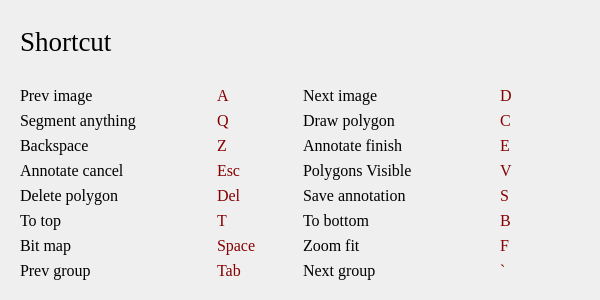
<?xml version="1.0" encoding="UTF-8"?>
<ui version="4.0">
 <class>Dialog</class>
 <widget class="QDialog" name="Dialog">
  <property name="geometry">
   <rect>
    <x>0</x>
    <y>0</y>
    <width>600</width>
    <height>300</height>
   </rect>
  </property>
  <property name="sizePolicy">
   <sizepolicy hsizetype="Preferred" vsizetype="Expanding">
    <horstretch>0</horstretch>
    <verstretch>0</verstretch>
   </sizepolicy>
  </property>
  <property name="minimumSize">
   <size>
    <width>600</width>
    <height>300</height>
   </size>
  </property>
  <property name="maximumSize">
   <size>
    <width>600</width>
    <height>300</height>
   </size>
  </property>
  <property name="font">
   <font>
    <kerning>true</kerning>
   </font>
  </property>
  <property name="windowTitle">
   <string>help</string>
  </property>
  <layout class="QVBoxLayout" name="verticalLayout">
   <item>
    <widget class="QWidget" name="widget" native="true">
     <property name="minimumSize">
      <size>
       <width>0</width>
       <height>60</height>
      </size>
     </property>
     <property name="maximumSize">
      <size>
       <width>16777215</width>
       <height>60</height>
      </size>
     </property>
     <layout class="QHBoxLayout" name="horizontalLayout">
      <item>
       <widget class="QLabel" name="label">
        <property name="font">
         <font>
          <family>Times New Roman</family>
          <pointsize>20</pointsize>
          <weight>50</weight>
          <italic>false</italic>
          <bold>false</bold>
         </font>
        </property>
        <property name="text">
         <string>Shortcut</string>
        </property>
        <property name="textFormat">
         <enum>Qt::AutoText</enum>
        </property>
       </widget>
      </item>
     </layout>
    </widget>
   </item>
   <item>
    <widget class="QWidget" name="widget_2" native="true">
     <property name="font">
      <font>
       <family>Times New Roman</family>
       <pointsize>12</pointsize>
      </font>
     </property>
     <layout class="QGridLayout" name="gridLayout">
      <item row="0" column="1">
       <widget class="QLabel" name="label_7">
        <property name="maximumSize">
         <size>
          <width>80</width>
          <height>16777215</height>
         </size>
        </property>
        <property name="font">
         <font>
          <family>Times New Roman</family>
          <pointsize>12</pointsize>
         </font>
        </property>
        <property name="styleSheet">
         <string notr="true">color: rgb(133, 0, 0);</string>
        </property>
        <property name="text">
         <string>A</string>
        </property>
       </widget>
      </item>
      <item row="0" column="0">
       <widget class="QLabel" name="label_2">
        <property name="font">
         <font>
          <pointsize>12</pointsize>
         </font>
        </property>
        <property name="text">
         <string>Prev image</string>
        </property>
       </widget>
      </item>
      <item row="5" column="1">
       <widget class="QLabel" name="label_15">
        <property name="maximumSize">
         <size>
          <width>80</width>
          <height>16777215</height>
         </size>
        </property>
        <property name="font">
         <font>
          <family>Times New Roman</family>
          <pointsize>12</pointsize>
         </font>
        </property>
        <property name="styleSheet">
         <string notr="true">color: rgb(133, 0, 0);</string>
        </property>
        <property name="text">
         <string>T</string>
        </property>
       </widget>
      </item>
      <item row="0" column="3">
       <widget class="QLabel" name="label_17">
        <property name="maximumSize">
         <size>
          <width>80</width>
          <height>16777215</height>
         </size>
        </property>
        <property name="font">
         <font>
          <family>Times New Roman</family>
          <pointsize>12</pointsize>
         </font>
        </property>
        <property name="styleSheet">
         <string notr="true">color: rgb(133, 0, 0);</string>
        </property>
        <property name="text">
         <string>D</string>
        </property>
       </widget>
      </item>
      <item row="6" column="0">
       <widget class="QLabel" name="label_14">
        <property name="font">
         <font>
          <pointsize>12</pointsize>
         </font>
        </property>
        <property name="text">
         <string>Bit map</string>
        </property>
       </widget>
      </item>
      <item row="6" column="1">
       <widget class="QLabel" name="label_16">
        <property name="maximumSize">
         <size>
          <width>80</width>
          <height>16777215</height>
         </size>
        </property>
        <property name="font">
         <font>
          <family>Times New Roman</family>
          <pointsize>12</pointsize>
         </font>
        </property>
        <property name="styleSheet">
         <string notr="true">color: rgb(133, 0, 0);</string>
        </property>
        <property name="text">
         <string>Space</string>
        </property>
       </widget>
      </item>
      <item row="6" column="2">
       <widget class="QLabel" name="label_11">
        <property name="font">
         <font>
          <pointsize>12</pointsize>
         </font>
        </property>
        <property name="text">
         <string>Zoom fit</string>
        </property>
       </widget>
      </item>
      <item row="6" column="3">
       <widget class="QLabel" name="label_21">
        <property name="maximumSize">
         <size>
          <width>80</width>
          <height>16777215</height>
         </size>
        </property>
        <property name="font">
         <font>
          <family>Times New Roman</family>
          <pointsize>12</pointsize>
         </font>
        </property>
        <property name="styleSheet">
         <string notr="true">color: rgb(133, 0, 0);</string>
        </property>
        <property name="text">
         <string>F</string>
        </property>
       </widget>
      </item>
      <item row="1" column="2">
       <widget class="QLabel" name="label_5">
        <property name="font">
         <font>
          <pointsize>12</pointsize>
         </font>
        </property>
        <property name="text">
         <string>Draw polygon</string>
        </property>
       </widget>
      </item>
      <item row="1" column="0">
       <widget class="QLabel" name="label_4">
        <property name="font">
         <font>
          <pointsize>12</pointsize>
         </font>
        </property>
        <property name="text">
         <string>Segment anything</string>
        </property>
       </widget>
      </item>
      <item row="5" column="2">
       <widget class="QLabel" name="label_9">
        <property name="font">
         <font>
          <pointsize>12</pointsize>
         </font>
        </property>
        <property name="text">
         <string>To bottom</string>
        </property>
       </widget>
      </item>
      <item row="4" column="0">
       <widget class="QLabel" name="label_6">
        <property name="font">
         <font>
          <pointsize>12</pointsize>
         </font>
        </property>
        <property name="text">
         <string>Delete polygon</string>
        </property>
       </widget>
      </item>
      <item row="4" column="2">
       <widget class="QLabel" name="label_10">
        <property name="font">
         <font>
          <pointsize>12</pointsize>
         </font>
        </property>
        <property name="text">
         <string>Save annotation</string>
        </property>
       </widget>
      </item>
      <item row="1" column="3">
       <widget class="QLabel" name="label_18">
        <property name="maximumSize">
         <size>
          <width>80</width>
          <height>16777215</height>
         </size>
        </property>
        <property name="font">
         <font>
          <family>Times New Roman</family>
          <pointsize>12</pointsize>
         </font>
        </property>
        <property name="styleSheet">
         <string notr="true">color: rgb(133, 0, 0);</string>
        </property>
        <property name="text">
         <string>C</string>
        </property>
       </widget>
      </item>
      <item row="4" column="3">
       <widget class="QLabel" name="label_19">
        <property name="maximumSize">
         <size>
          <width>80</width>
          <height>16777215</height>
         </size>
        </property>
        <property name="font">
         <font>
          <family>Times New Roman</family>
          <pointsize>12</pointsize>
         </font>
        </property>
        <property name="styleSheet">
         <string notr="true">color: rgb(133, 0, 0);</string>
        </property>
        <property name="text">
         <string>S</string>
        </property>
       </widget>
      </item>
      <item row="4" column="1">
       <widget class="QLabel" name="label_13">
        <property name="maximumSize">
         <size>
          <width>80</width>
          <height>16777215</height>
         </size>
        </property>
        <property name="font">
         <font>
          <family>Times New Roman</family>
          <pointsize>12</pointsize>
         </font>
        </property>
        <property name="styleSheet">
         <string notr="true">color: rgb(133, 0, 0);</string>
        </property>
        <property name="text">
         <string>Del</string>
        </property>
       </widget>
      </item>
      <item row="1" column="1">
       <widget class="QLabel" name="label_12">
        <property name="maximumSize">
         <size>
          <width>80</width>
          <height>16777215</height>
         </size>
        </property>
        <property name="font">
         <font>
          <family>Times New Roman</family>
          <pointsize>12</pointsize>
         </font>
        </property>
        <property name="styleSheet">
         <string notr="true">color: rgb(133, 0, 0);</string>
        </property>
        <property name="text">
         <string>Q</string>
        </property>
       </widget>
      </item>
      <item row="0" column="2">
       <widget class="QLabel" name="label_3">
        <property name="font">
         <font>
          <pointsize>12</pointsize>
         </font>
        </property>
        <property name="text">
         <string>Next image</string>
        </property>
       </widget>
      </item>
      <item row="2" column="0">
       <widget class="QLabel" name="label_22">
        <property name="font">
         <font>
          <pointsize>12</pointsize>
         </font>
        </property>
        <property name="text">
         <string>Backspace</string>
        </property>
       </widget>
      </item>
      <item row="2" column="1">
       <widget class="QLabel" name="label_23">
        <property name="font">
         <font>
          <family>Times New Roman</family>
          <pointsize>12</pointsize>
         </font>
        </property>
        <property name="styleSheet">
         <string notr="true">color: rgb(133, 0, 0);</string>
        </property>
        <property name="text">
         <string>Z</string>
        </property>
       </widget>
      </item>
      <item row="2" column="3">
       <widget class="QLabel" name="label_25">
        <property name="font">
         <font>
          <family>Times New Roman</family>
          <pointsize>12</pointsize>
         </font>
        </property>
        <property name="styleSheet">
         <string notr="true">color: rgb(133, 0, 0);</string>
        </property>
        <property name="text">
         <string>E</string>
        </property>
       </widget>
      </item>
      <item row="2" column="2">
       <widget class="QLabel" name="label_24">
        <property name="font">
         <font>
          <pointsize>12</pointsize>
         </font>
        </property>
        <property name="text">
         <string>Annotate finish</string>
        </property>
       </widget>
      </item>
      <item row="3" column="0">
       <widget class="QLabel" name="label_26">
        <property name="font">
         <font>
          <pointsize>12</pointsize>
         </font>
        </property>
        <property name="text">
         <string>Annotate cancel</string>
        </property>
       </widget>
      </item>
      <item row="3" column="1">
       <widget class="QLabel" name="label_27">
        <property name="font">
         <font>
          <family>Times New Roman</family>
          <pointsize>12</pointsize>
         </font>
        </property>
        <property name="styleSheet">
         <string notr="true">color: rgb(133, 0, 0);</string>
        </property>
        <property name="text">
         <string>Esc</string>
        </property>
       </widget>
      </item>
      <item row="5" column="0">
       <widget class="QLabel" name="label_8">
        <property name="font">
         <font>
          <pointsize>12</pointsize>
         </font>
        </property>
        <property name="text">
         <string>To top</string>
        </property>
       </widget>
      </item>
      <item row="3" column="2">
       <widget class="QLabel" name="label_28">
        <property name="text">
         <string>Polygons Visible</string>
        </property>
       </widget>
      </item>
      <item row="3" column="3">
       <widget class="QLabel" name="label_29">
        <property name="font">
         <font>
          <family>Times New Roman</family>
          <pointsize>12</pointsize>
         </font>
        </property>
        <property name="styleSheet">
         <string notr="true">color: rgb(133, 0, 0);</string>
        </property>
        <property name="text">
         <string>V</string>
        </property>
       </widget>
      </item>
      <item row="5" column="3">
       <widget class="QLabel" name="label_20">
        <property name="maximumSize">
         <size>
          <width>80</width>
          <height>16777215</height>
         </size>
        </property>
        <property name="font">
         <font>
          <family>Times New Roman</family>
          <pointsize>12</pointsize>
         </font>
        </property>
        <property name="styleSheet">
         <string notr="true">color: rgb(133, 0, 0);</string>
        </property>
        <property name="text">
         <string>B</string>
        </property>
       </widget>
      </item>
      <item row="7" column="0">
       <widget class="QLabel" name="label_30">
        <property name="text">
         <string>Prev group</string>
        </property>
       </widget>
      </item>
      <item row="7" column="1">
       <widget class="QLabel" name="label_31">
        <property name="font">
         <font>
          <family>Times New Roman</family>
          <pointsize>12</pointsize>
         </font>
        </property>
        <property name="styleSheet">
         <string notr="true">color: rgb(133, 0, 0);</string>
        </property>
        <property name="text">
         <string>Tab</string>
        </property>
       </widget>
      </item>
      <item row="7" column="2">
       <widget class="QLabel" name="label_32">
        <property name="text">
         <string>Next group</string>
        </property>
       </widget>
      </item>
      <item row="7" column="3">
       <widget class="QLabel" name="label_33">
        <property name="font">
         <font>
          <family>Times New Roman</family>
          <pointsize>12</pointsize>
         </font>
        </property>
        <property name="styleSheet">
         <string notr="true">color: rgb(133, 0, 0);</string>
        </property>
        <property name="text">
         <string>`</string>
        </property>
       </widget>
      </item>
     </layout>
    </widget>
   </item>
  </layout>
 </widget>
 <resources>
  <include location="../icons.qrc"/>
 </resources>
 <connections/>
</ui>
